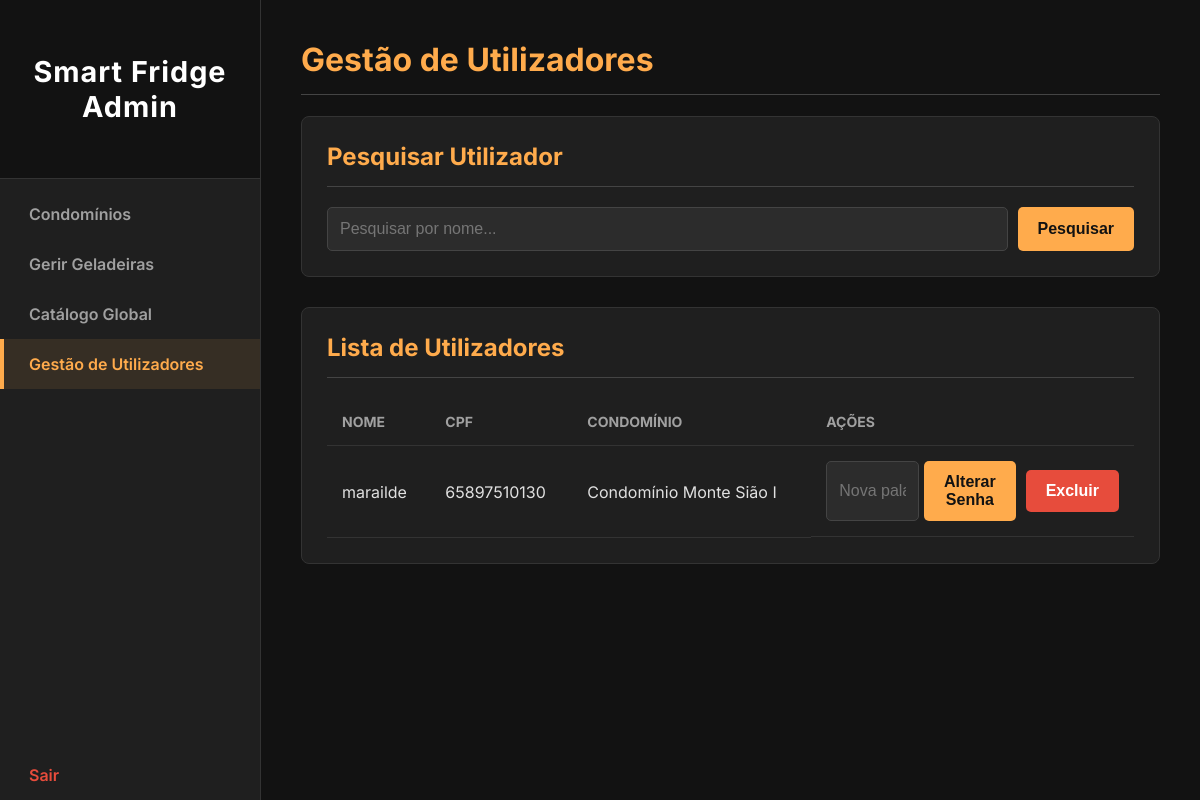
Before: /admin/utilizadores (signed in) with the older database file.
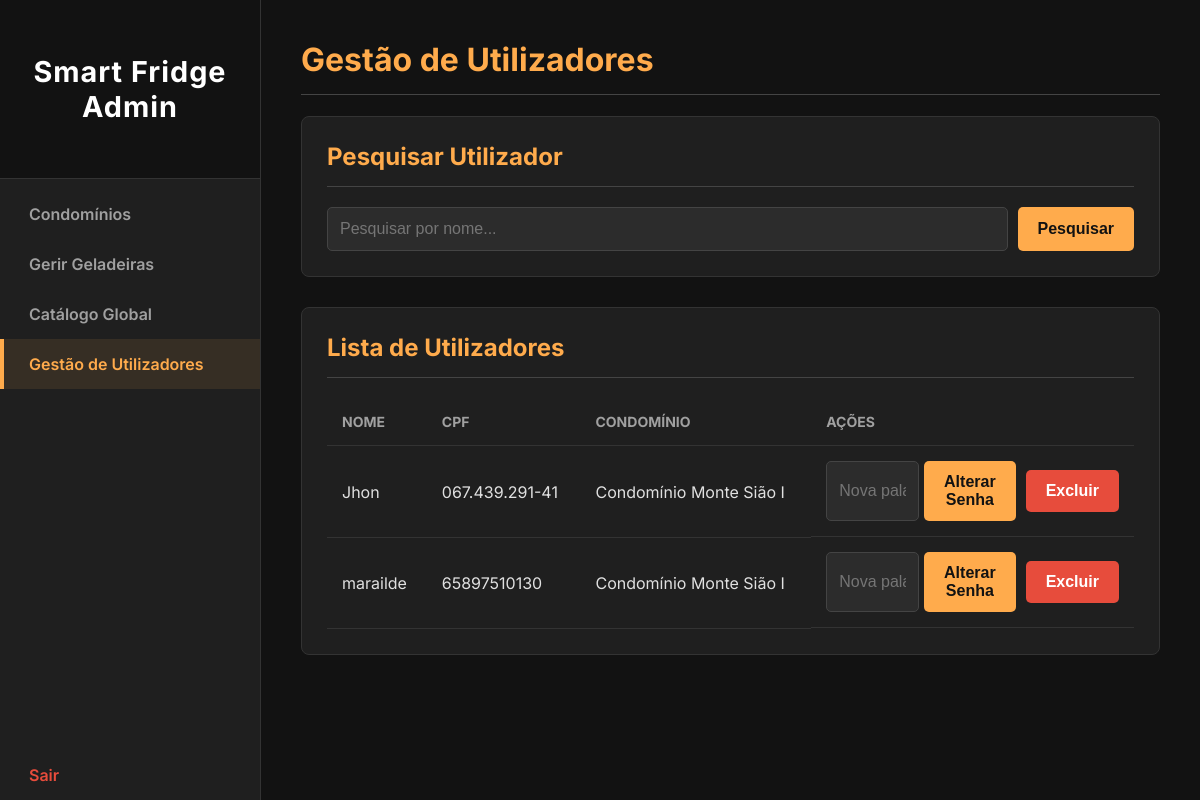
After: the same page with the newer database file.
### models.py (models this page shows, shortened)
class User(db.Model, UserMixin):
    __tablename__ = 'user'
    id = db.Column(db.Integer, primary_key=True)
    full_name = db.Column(db.String(150), nullable=False)
    cpf = db.Column(db.String(14), nullable=False, unique=True)
    birth_date = db.Column(db.String(10), nullable=False)
    password_hash = db.Column(db.String(255), nullable=False)
    condominio_name = db.Column(db.String(150), nullable=False)
    apartment_address = db.Column(db.String(100), nullable=False)
    is_admin = db.Column(db.Boolean, default=False)
    profile_image = db.Column(db.String(20), nullable=False, default='default.jpg')
    favorite_products = db.relationship('Product', secondary=favorites, lazy='dynamic',
        backref=db.backref('favorited_by', lazy=True))

### app.py (the view)
@app.route('/admin/utilizadores', methods=['GET', 'POST'])
@login_required
def gerenciar_utilizadores():
    if not current_user.is_admin: return redirect(url_for('user_dashboard'))
    query = User.query.filter_by(is_admin=False)
    if request.method == 'POST':
        search_query = request.form.get('search')
        if search_query: query = query.filter(User.full_name.ilike(f'%{search_query}%'))
    utilizadores = query.order_by(User.full_name).all()
    return render_template('gerenciar_utilizadores.html', utilizadores=utilizadores)

### app.py (called while the page is built)
@login_manager.user_loader
def load_user(user_id):
    return User.query.get(int(user_id))

### templates/gerenciar_utilizadores.html (shortened to what this page needs)
<!DOCTYPE html>
<html lang="pt-br">
<head>
    <link rel="stylesheet" href="{{ url_for('static', filename='admin_style.css') }}">
</head>
<body>
    <div class="wrapper">
        <nav class="sidebar">
            <div class="sidebar-header">
                <h3 class="logo-text">Smart Fridge Admin</h3>
            </div>
            <ul>
                <li><a href="{{ url_for('gerenciar_condominios') }}">Condomínios</a></li>
                <li><a href="{{ url_for('selecionar_geladeira') }}">Gerir Geladeiras</a></li>
                <li><a href="{{ url_for('gerenciar_catalogo') }}">Catálogo Global</a></li>
                <li><a href="{{ url_for('gerenciar_utilizadores') }}" class="active">Gestão de Utilizadores</a></li>
                <li><a href="{{ url_for('logout') }}" class="logout-link">Sair</a></li>
            </ul>
        </nav>
        <main class="main-content">
            <h1>Gestão de Utilizadores</h1>
            <div class="card">
                <h2>Pesquisar Utilizador</h2>
                <form method="POST" class="search-form">
                    <input type="search" name="search" placeholder="Pesquisar por nome...">
                    <button type="submit">Pesquisar</button>
                </form>
            </div>
            <div class="card">
                <h2>Lista de Utilizadores</h2>
                <table>
                    <thead>
                        <tr>
                            <th>Nome</th>
                            <th>CPF</th>
                            <th>Condomínio</th>
                            <th style="width: 40%;">Ações</th>
                        </tr>
                    </thead>
                    <tbody>
                        {% for user in utilizadores %}
                        <tr>
                            <td>{{ user.full_name }}</td>
                            <td>{{ user.cpf }}</td>
                            <td>{{ user.condominio_name }}</td>
                            <td class="actions">
                                <form action="{{ url_for('alterar_senha_utilizador', user_id=user.id) }}" method="POST" class="inline-form">
                                    <input type="password" name="new_password" placeholder="Nova palavra-passe" required>
                                    <button type="submit">Alterar Senha</button>
                                </form>
                                <form action="{{ url_for('excluir_utilizador', user_id=user.id) }}" method="POST" onsubmit="return confirm('Tem a certeza que quer excluir este utilizador? Esta ação é irreversível.');" class="inline-form">
                                    <button type="submit" class="delete-btn">Excluir</button>
                                </form>
                            </td>
                        </tr>
                        {% else %}
                        <tr>
                            <td colspan="4" style="text-align: center;">Nenhum utilizador encontrado.</td>
                        </tr>
                        {% endfor %}
                    </tbody>
                </table>
            </div>
        </main>
    </div>
</body>
</html>

### static/admin_style.css (style rules this page uses)
body { margin: 0; font-family: 'Inter', -apple-system, sans-serif; background-color: #121212; color: #e0e0e0; }
.wrapper { display: flex; }
.sidebar { width: 260px; background-color: #1f1f1f; color: white; min-height: 100vh; border-right: 1px solid #333; flex-shrink: 0; position: sticky; top: 0; }
.sidebar-header { padding: 25px; text-align: center; border-bottom: 1px solid #333; background-color: #121212; }
.sidebar .logo-text { font-size: 1.8rem; font-weight: 700; color: #ffffff; letter-spacing: 1px; }
.sidebar ul { list-style-type: none; padding: 0; margin: 10px 0; }
.sidebar ul li a { display: block; color: #a0a0a0; padding: 15px 25px; text-decoration: none; font-weight: 600; transition: all 0.2s ease-in-out; border-left: 4px solid transparent; }
.sidebar ul li a.active { background-color: rgba(255, 171, 76, 0.1); color: #ffab4c; border-left: 4px solid #ffab4c; }
.sidebar .logout-link { position: absolute; bottom: 0; width: 100%; box-sizing: border-box; color: #e74c3c; }
.main-content { flex-grow: 1; padding: 40px; overflow-y: auto; }
.card { background: #1f1f1f; padding: 25px; border-radius: 8px; border: 1px solid #333; margin-bottom: 30px; }
h1, h2 { color: #ffab4c; border-bottom: 1px solid #444; padding-bottom: 15px; margin-top: 0; }
h2 { font-size: 1.5rem; }
input[type="text"], input[type="search"], input[type="password"], input[type="number"], select { width: 100%; padding: 12px; border: 1px solid #444; border-radius: 5px; box-sizing: border-box; font-size: 16px; background-color: #2c2c2c; color: #ffffff; }
button, .button { padding: 12px 20px; background-color: #ffab4c; color: #121212; border: none; border-radius: 5px; cursor: pointer; font-weight: 700; font-size: 16px; transition: background-color 0.2s; text-decoration: none; display: inline-block; }
.delete-btn { background-color: #e74c3c; color: white; }
.search-form { display: flex; gap: 10px; }
.search-form input { flex-grow: 1; }
table { width: 100%; border-collapse: collapse; }
th, td { padding: 15px; text-align: left; border-bottom: 1px solid #333; }
th { color: #a0a0a0; font-size: 14px; text-transform: uppercase; }
td.actions { display: flex; gap: 10px; align-items: center; }
.inline-form { display: flex; gap: 5px; }

Changed rows visible on the page:
added User: full_name "Jhon", cpf "067.439.291-41", condominio_name "Condomínio Monte Sião I"
